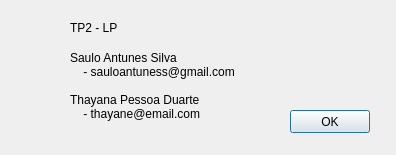
<?xml version="1.0" encoding="UTF-8"?>
<ui version="4.0">
 <class>Sobre</class>
 <widget class="QDialog" name="Sobre">
  <property name="geometry">
   <rect>
    <x>0</x>
    <y>0</y>
    <width>396</width>
    <height>155</height>
   </rect>
  </property>
  <property name="windowTitle">
   <string>Dialog</string>
  </property>
  <widget class="QPushButton" name="sobre_ok">
   <property name="geometry">
    <rect>
     <x>290</x>
     <y>110</y>
     <width>80</width>
     <height>23</height>
    </rect>
   </property>
   <property name="text">
    <string>OK</string>
   </property>
  </widget>
  <widget class="QLabel" name="label">
   <property name="geometry">
    <rect>
     <x>70</x>
     <y>40</y>
     <width>191</width>
     <height>91</height>
    </rect>
   </property>
   <property name="text">
    <string>Saulo Antunes Silva
    - sauloantuness@gmail.com

Thayana Pessoa Duarte
    - thayane@email.com</string>
   </property>
  </widget>
  <widget class="QLabel" name="label_2">
   <property name="geometry">
    <rect>
     <x>70</x>
     <y>20</y>
     <width>59</width>
     <height>15</height>
    </rect>
   </property>
   <property name="lineWidth">
    <number>1</number>
   </property>
   <property name="text">
    <string>TP2 - LP</string>
   </property>
   <property name="textFormat">
    <enum>Qt::PlainText</enum>
   </property>
  </widget>
 </widget>
 <resources/>
 <connections/>
</ui>
